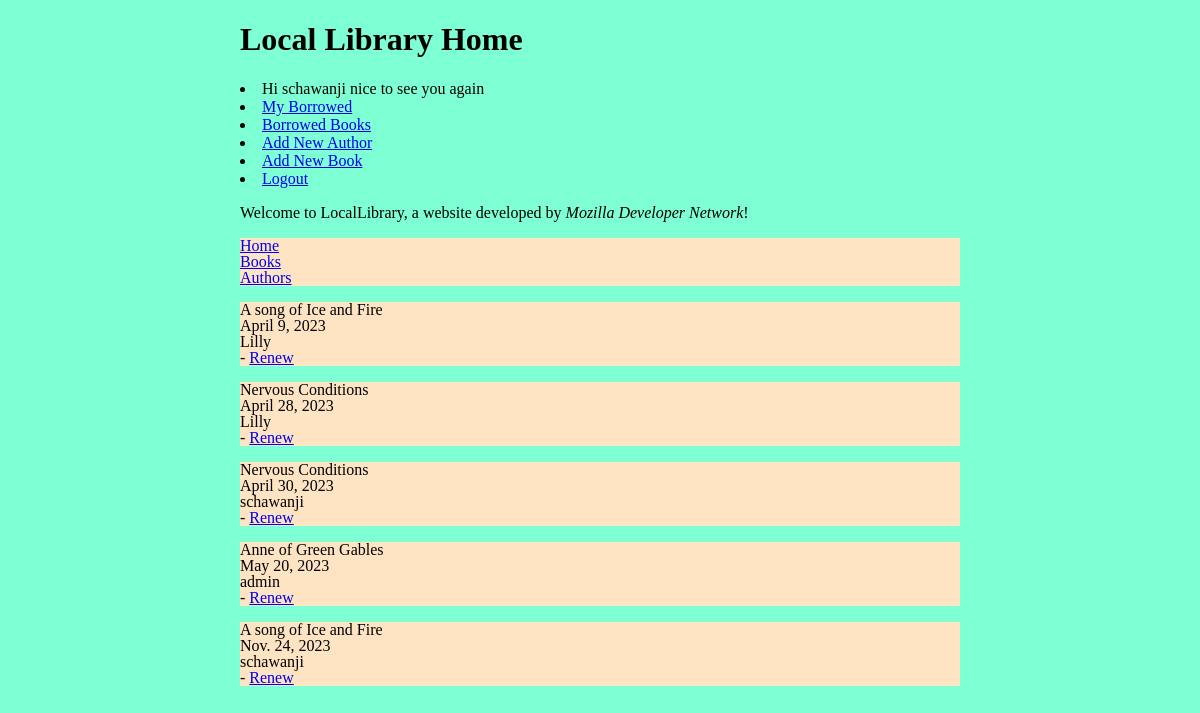
Page /catalog/borrowedbooks/ (signed in) on the earlier database version.
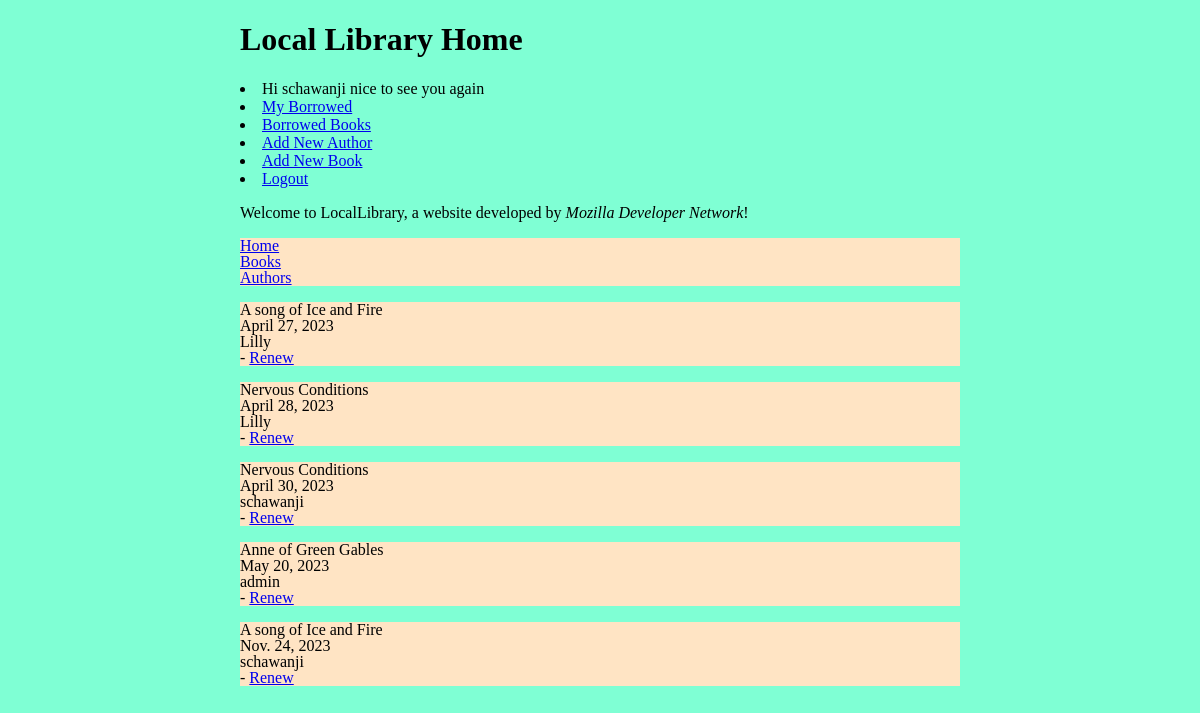
Same page on the later database version.
### catalog/models.py (models this page shows, shortened)
class BookInstance(models.Model):
   id=models.UUIDField(primary_key=True, default=uuid.uuid4, help_text='Unique ID for this particular book across whole library')
   due_back=models.DateField(null=True,blank=True)
   book=models.ForeignKey(Book,on_delete=models.PROTECT,null=True)
   imprint=models.CharField(max_length=200)
   borrower = models.ForeignKey(User, on_delete=models.SET_NULL, null=True, blank=True)
   LOAN_STATUS = (
        ('m', 'Maintenance'),
        ('o', 'On loan'),
        ('a', 'Available'),
        ('r', 'Reserved'),
    )
   status=models.CharField(max_length=1,
        choices=LOAN_STATUS,
        blank=True,
        default='m',
        help_text='Book availability',)
   class Meta:
      ordering=['due_back']
      permissions = (("can_mark_returned", "Set book as returned"),)

class Book(models.Model):
    title = models.CharField(max_length=200)
    author = models.ForeignKey('Author', on_delete=models.SET_NULL, null=True)
    summary = models.TextField(max_length=1000, help_text='Enter a brief description of the book')
    isbn = models.CharField('ISBN', max_length=13, unique=True,
                             help_text='13 Character <a href="https://www.isbn-international.org/content/what-isbn">ISBN number</a>')
    genre = models.ManyToManyField(Genre, help_text='Select a genre for this book')
    def display_genre(self):
       return ', '.join(genre.name for genre in self.genre.all()[:3])
    display_genre.short_description = 'Genre'

### catalog/views.py (the view)
# urls.py: path('borrowedbooks/', views.BorrowedBooksList.as_view(), name='borrowed-books'),
class BorrowedBooksList(LoginRequiredMixin,PermissionRequiredMixin,ListView):
    model=models.BookInstance
    template_name='borrowed_books.html'
    paginated_by= 5
    permission_required = 'catalog.can_mark_returned'
    def get_queryset(self):
        context = (models.BookInstance.objects.filter(status='o').order_by('due_back'))
        return context

### catalog/templates/borrowed_books.html (shortened to what this page needs)
{% extends 'base.html' %}
{% block content %}
{% for bookinst in object_list %}
<ul>
<li>{{ bookinst.book.title }}</li>
<li>{{ bookinst.due_back }}</li>
<li>{{ bookinst.borrower }}</li>
<li>
    {% if perms.catalog.can_mark_returned %}- <a href="{% url 'renew-book-librarian' bookinst.id %}">Renew</a>{% endif %}
</li>
</ul>
{% endfor %}
{% endblock %}

Differences in the rows shown:
changed BookInstance: due_back "April 9, 2023" → "April 27, 2023"
